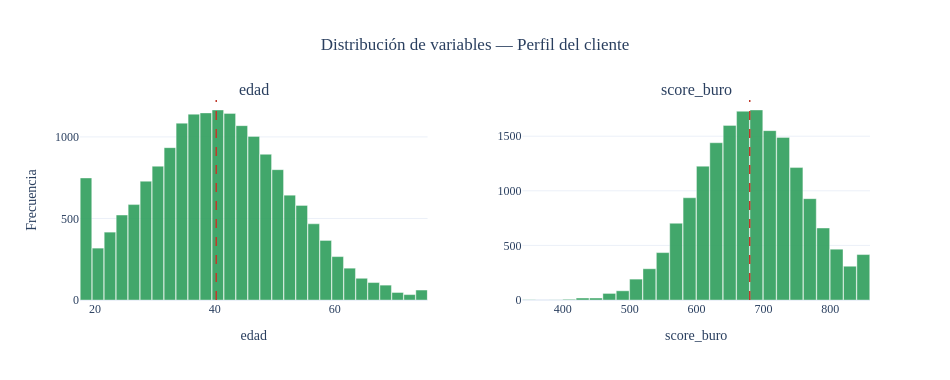
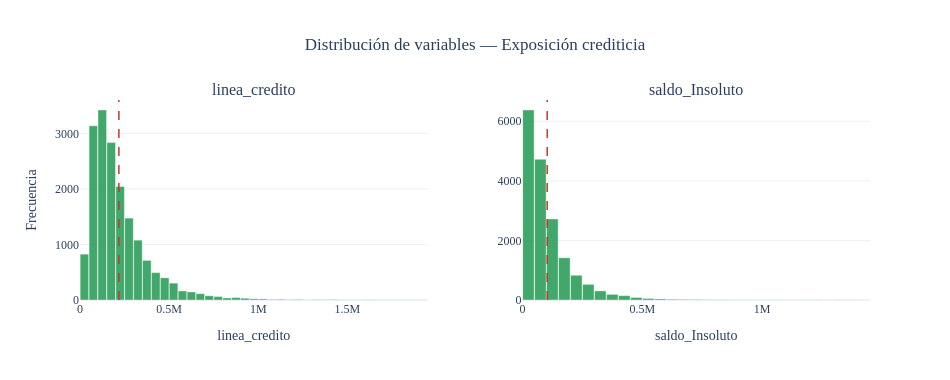
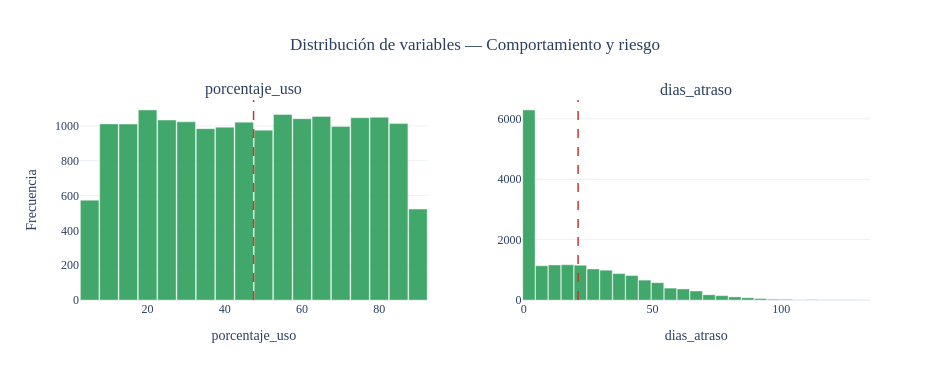

Notebook code for these charts, in order:
### Code cell
# Gráficos preliminares
paneles = [
    ('edad',          'score_buro'),       # Perfil del cliente
    ('linea_credito', 'saldo_Insoluto'),   # Exposición
    ('porcentaje_uso','dias_atraso'),      # Comportamiento / riesgo
]
titulos = ['Perfil del cliente', 'Exposición crediticia', 'Comportamiento y riesgo']

for (a, b), tit in zip(paneles, titulos):
    fig = make_subplots(rows=1, cols=2, subplot_titles=(a, b), horizontal_spacing=0.12)
    for col, var in enumerate([a, b], start=1):
        fig.add_trace(
            go.Histogram(x=df[var], nbinsx=40, marker_color=verde,
                         marker_line_color='white', marker_line_width=0.4,
                         opacity=0.9, name=var, showlegend=False),
            row=1, col=col)
        # Línea de la media
        fig.add_vline(x=df[var].mean(), line_dash='dash', line_color=rojo,
                      line_width=1.5, row=1, col=col)
        fig.update_xaxes(title_text=var, row=1, col=col)
    fig.update_yaxes(title_text='Frecuencia', row=1, col=1)
    fig.update_layout(template='plotly_white', height=380, width=950, bargap=0.04,
                      title_text=f'Distribución de variables — {tit}', title_x=0.5,
                      font=dict(family='serif', size=12))
    fig.show()

### Figure 1 — Plotly figure (JSON) as saved in the notebook; plotly's stock layout.template omitted (floating-point values rounded to 4 significant figures; data arrays with more than 128 entries replaced by an {"elided": "..."} marker saying what was removed)
{"data": [{"marker": {"color": "#2e9e5b", "line": {"color": "white", "width": 0.4}}, "name": "edad", "nbinsx": 40, "opacity": 0.9, "showlegend": false, "type": "histogram", "x": {"elided": "17500 int values"}, "xaxis": "x", "yaxis": "y"}, {"marker": {"color": "#2e9e5b", "line": {"color": "white", "width": 0.4}}, "name": "score_buro", "nbinsx": 40, "opacity": 0.9, "showlegend": false, "type": "histogram", "x": {"elided": "17500 int values"}, "xaxis": "x2", "yaxis": "y2"}], "layout": {"annotations": [{"font": {"size": 16}, "showarrow": false, "text": "edad", "x": 0.22, "xanchor": "center", "xref": "paper", "y": 1, "yanchor": "bottom", "yref": "paper"}, {"font": {"size": 16}, "showarrow": false, "text": "score_buro", "x": 0.78, "xanchor": "center", "xref": "paper", "y": 1, "yanchor": "bottom", "yref": "paper"}], "bargap": 0.04, "font": {"family": "serif", "size": 12}, "height": 380, "shapes": [{"line": {"color": "#c0392b", "dash": "dash", "width": 1.5}, "type": "line", "x0": 40.23, "x1": 40.23, "xref": "x", "y0": 0, "y1": 1, "yref": "y domain"}, {"line": {"color": "#c0392b", "dash": "dash", "width": 1.5}, "type": "line", "x0": 679.6, "x1": 679.6, "xref": "x2", "y0": 0, "y1": 1, "yref": "y2 domain"}], "title": {"text": "Distribución de variables — Perfil del cliente", "x": 0.5}, "width": 950, "xaxis": {"anchor": "y", "domain": [0, 0.44], "title": {"text": "edad"}}, "xaxis2": {"anchor": "y2", "domain": [0.56, 1], "title": {"text": "score_buro"}}, "yaxis": {"anchor": "x", "domain": [0, 1], "title": {"text": "Frecuencia"}}, "yaxis2": {"anchor": "x2", "domain": [0, 1]}}}

### Figure 2 — Plotly figure (JSON) as saved in the notebook; plotly's stock layout.template omitted (floating-point values rounded to 4 significant figures; data arrays with more than 128 entries replaced by an {"elided": "..."} marker saying what was removed)
{"data": [{"marker": {"color": "#2e9e5b", "line": {"color": "white", "width": 0.4}}, "name": "linea_credito", "nbinsx": 40, "opacity": 0.9, "showlegend": false, "type": "histogram", "x": {"elided": "17500 int values"}, "xaxis": "x", "yaxis": "y"}, {"marker": {"color": "#2e9e5b", "line": {"color": "white", "width": 0.4}}, "name": "saldo_Insoluto", "nbinsx": 40, "opacity": 0.9, "showlegend": false, "type": "histogram", "x": {"elided": "17500 int values"}, "xaxis": "x2", "yaxis": "y2"}], "layout": {"annotations": [{"font": {"size": 16}, "showarrow": false, "text": "linea_credito", "x": 0.22, "xanchor": "center", "xref": "paper", "y": 1, "yanchor": "bottom", "yref": "paper"}, {"font": {"size": 16}, "showarrow": false, "text": "saldo_Insoluto", "x": 0.78, "xanchor": "center", "xref": "paper", "y": 1, "yanchor": "bottom", "yref": "paper"}], "bargap": 0.04, "font": {"family": "serif", "size": 12}, "height": 380, "shapes": [{"line": {"color": "#c0392b", "dash": "dash", "width": 1.5}, "type": "line", "x0": 218100.0, "x1": 218100.0, "xref": "x", "y0": 0, "y1": 1, "yref": "y domain"}, {"line": {"color": "#c0392b", "dash": "dash", "width": 1.5}, "type": "line", "x0": 103500.0, "x1": 103500.0, "xref": "x2", "y0": 0, "y1": 1, "yref": "y2 domain"}], "title": {"text": "Distribución de variables — Exposición crediticia", "x": 0.5}, "width": 950, "xaxis": {"anchor": "y", "domain": [0, 0.44], "title": {"text": "linea_credito"}}, "xaxis2": {"anchor": "y2", "domain": [0.56, 1], "title": {"text": "saldo_Insoluto"}}, "yaxis": {"anchor": "x", "domain": [0, 1], "title": {"text": "Frecuencia"}}, "yaxis2": {"anchor": "x2", "domain": [0, 1]}}}

### Figure 3 — Plotly figure (JSON) as saved in the notebook; plotly's stock layout.template omitted (floating-point values rounded to 4 significant figures; data arrays with more than 128 entries replaced by an {"elided": "..."} marker saying what was removed)
{"data": [{"marker": {"color": "#2e9e5b", "line": {"color": "white", "width": 0.4}}, "name": "porcentaje_uso", "nbinsx": 40, "opacity": 0.9, "showlegend": false, "type": "histogram", "x": {"elided": "17500 float values"}, "xaxis": "x", "yaxis": "y"}, {"marker": {"color": "#2e9e5b", "line": {"color": "white", "width": 0.4}}, "name": "dias_atraso", "nbinsx": 40, "opacity": 0.9, "showlegend": false, "type": "histogram", "x": {"elided": "17500 int values"}, "xaxis": "x2", "yaxis": "y2"}], "layout": {"annotations": [{"font": {"size": 16}, "showarrow": false, "text": "porcentaje_uso", "x": 0.22, "xanchor": "center", "xref": "paper", "y": 1, "yanchor": "bottom", "yref": "paper"}, {"font": {"size": 16}, "showarrow": false, "text": "dias_atraso", "x": 0.78, "xanchor": "center", "xref": "paper", "y": 1, "yanchor": "bottom", "yref": "paper"}], "bargap": 0.04, "font": {"family": "serif", "size": 12}, "height": 380, "shapes": [{"line": {"color": "#c0392b", "dash": "dash", "width": 1.5}, "type": "line", "x0": 47.44, "x1": 47.44, "xref": "x", "y0": 0, "y1": 1, "yref": "y domain"}, {"line": {"color": "#c0392b", "dash": "dash", "width": 1.5}, "type": "line", "x0": 21.14, "x1": 21.14, "xref": "x2", "y0": 0, "y1": 1, "yref": "y2 domain"}], "title": {"text": "Distribución de variables — Comportamiento y riesgo", "x": 0.5}, "width": 950, "xaxis": {"anchor": "y", "domain": [0, 0.44], "title": {"text": "porcentaje_uso"}}, "xaxis2": {"anchor": "y2", "domain": [0.56, 1], "title": {"text": "dias_atraso"}}, "yaxis": {"anchor": "x", "domain": [0, 1], "title": {"text": "Frecuencia"}}, "yaxis2": {"anchor": "x2", "domain": [0, 1]}}}
